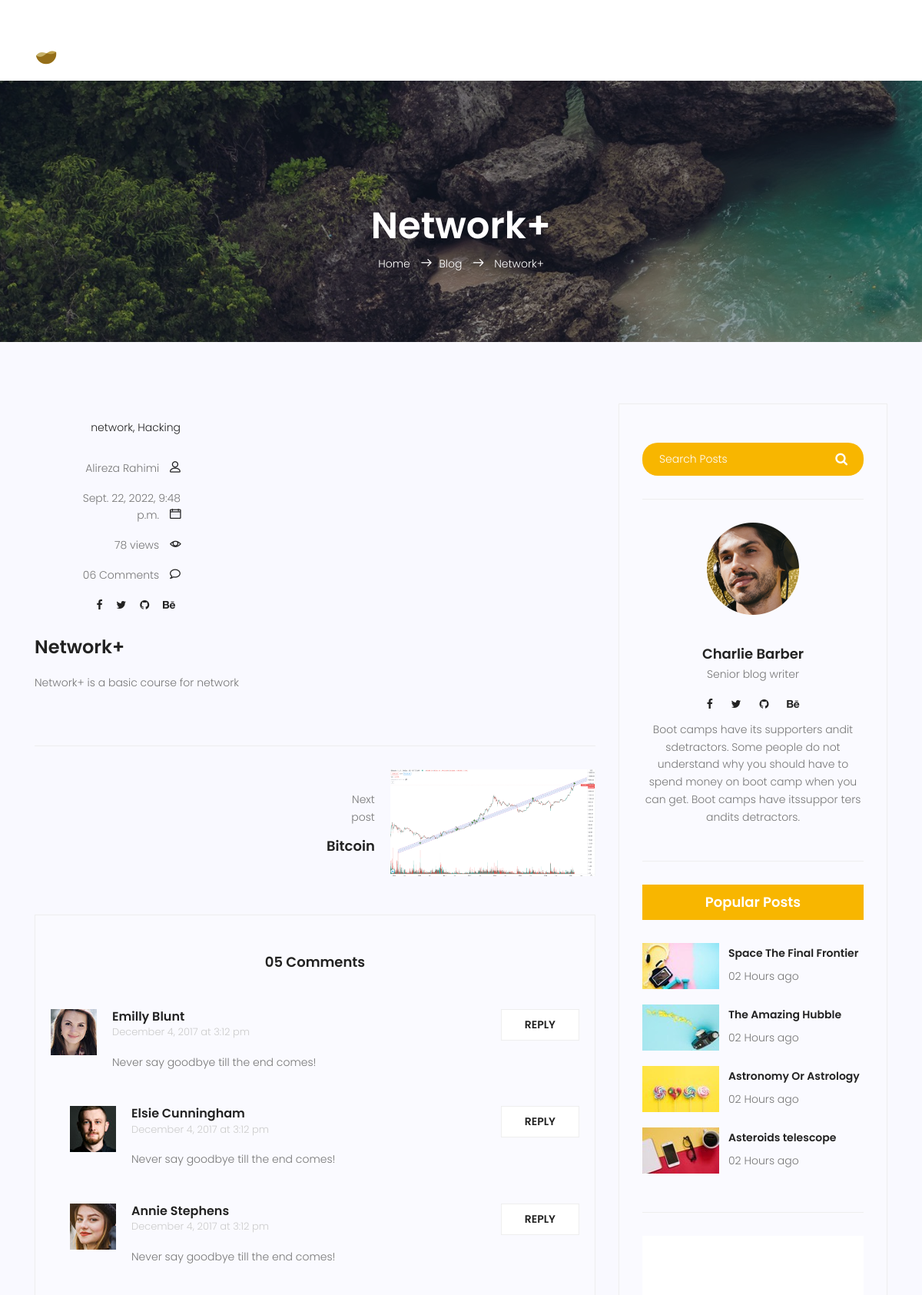
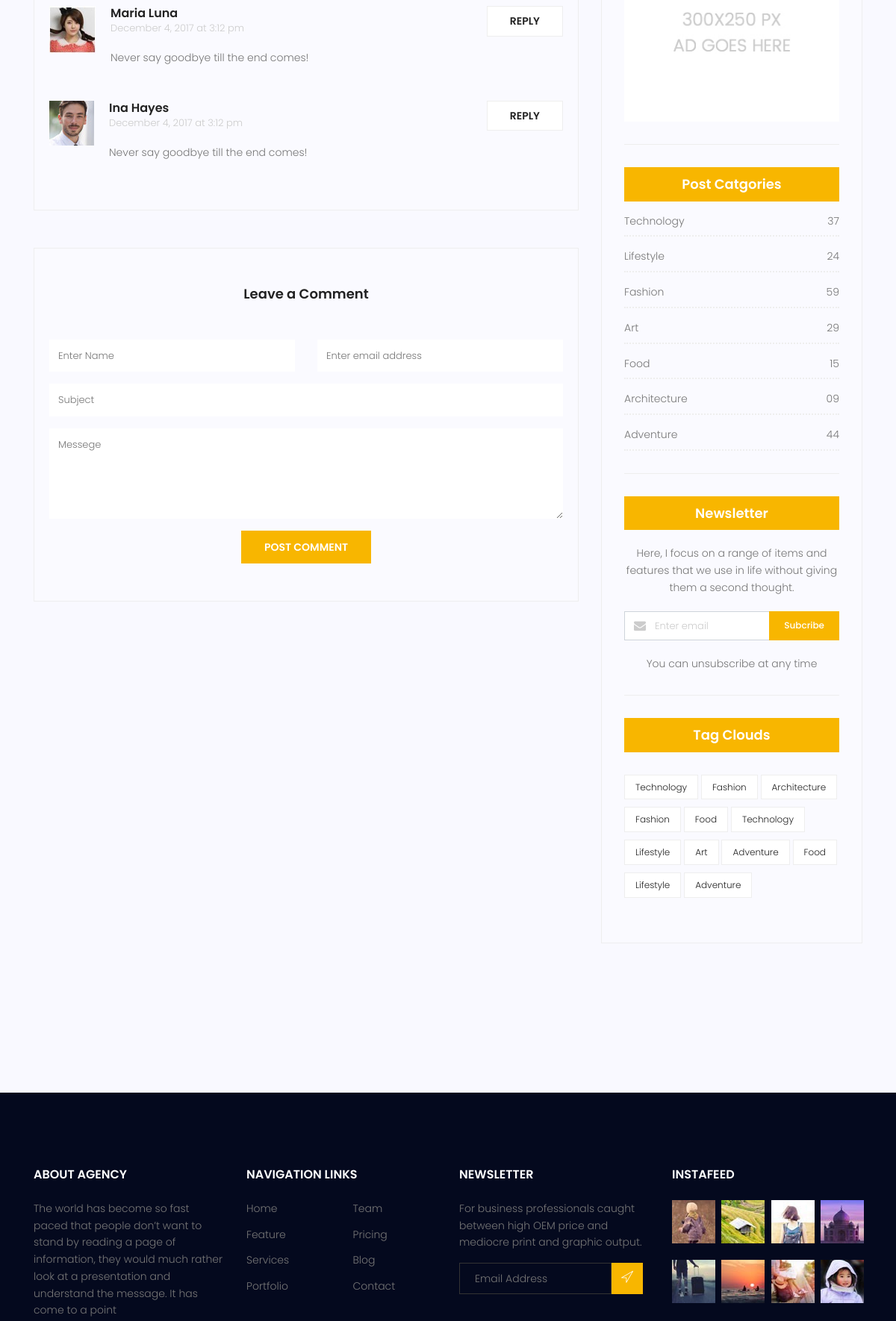
/blog/8 (upper part), run on the app's committed database (2 pictures, top to bottom).
### blog/models.py (models this page shows, shortened)
class Post(models.Model):
    title = models.CharField(max_length=255)
    content = models.TextField()
    views = models.IntegerField(default=0)
    author = models.ForeignKey(User, on_delete=models.CASCADE, null=True) # or (on_delete=models.SET_NULL)
    category = models.ManyToManyField(Category)
    status = models.BooleanField(default=False)
    image = models.ImageField(upload_to='blog/', default='blog/2switch.png')
    created_data = models.DateTimeField(auto_now_add=True)
    updated_data = models.DateTimeField(auto_now=True)
    published_data = models.DateTimeField(null=True)
    class Meta:
        ordering = ['status',]

class Category(models.Model):
    name = models.CharField(max_length=255)
    def __str__(self):
        return self.name

### blog/views.py (the view)
# urls.py: path('<int:pid>', blog_single_view, name='blog_single_view'),
def blog_single_view(request, pid):
    single = get_object_or_404(Post, id=pid, status=True, published_data__lte=timezone.now())
    single.views +=1
    single.save()
    context = {'single': single}
    try:
        next = get_list_or_404(Post, id__gt=single.id, published_data__lte=timezone.now(), status=True)
        context.update({'single': single, 'next':next[0]})
    except:
        context = {'single': single}
    try:
        prev = get_list_or_404(Post, id__lt=single.id, published_data__lte=timezone.now(), status=True)
        context.update({'single': single, 'prev':prev[-1]})
    except:
        context.update({'single': single})
    return render(request, 'blog/blog-single.html', context)

### templates/blog/blog-single.html (shortened to what this page needs)
{% extends 'base.html' %}
{% load static %}
{% block content %}
<div class="header-top">
	<div class="container">
		<div class="row align-items-center">
			<div class="col-lg-6 col-sm-6 col-6 header-top-left">
				<ul>
					<li><a href="#">Visit Us</a></li>
					<li><a href="#">Buy Tickets</a></li>
				</ul>
			</div>
			<div class="col-lg-6 col-sm-6 col-6 header-top-right">
				<div class="header-social">
					<a href="#"><i class="fa fa-facebook"></i></a>
					<a href="#"><i class="fa fa-twitter"></i></a>
					<a href="#"><i class="fa fa-dribbble"></i></a>
					<a href="#"><i class="fa fa-behance"></i></a>
				</div>
			</div>
		</div>
	</div>
</div>
<div class="container main-menu">
	<div class="row align-items-center justify-content-between d-flex">
		<div id="logo">
			<a href="index.html"><img src="{% static 'img/logo.png' %}" alt="" title="" /></a>
		</div>
		<nav id="nav-menu-container">
			<ul class="nav-menu">
				<li><a href="index.html">Home</a></li>
				<li><a href="about.html">About</a></li>
				<li class="menu-has-children"><a href="">Blog</a>
				</li>
				<li class="menu-has-children"><a href="">Pages</a>
				</li>
				<li><a href="contact.html">Contact</a></li>
			</ul>
		</nav>
	</div>
</div>
<section class="relative about-banner">
	<div class="overlay overlay-bg"></div>
	<div class="container">
		<div class="row d-flex align-items-center justify-content-center">
			<div class="about-content col-lg-12">
				<h1 class="text-white">
					{{single.title}}
				</h1>
				<p class="text-white link-nav"><a href="{% url 'website:home_view' %}">Home </a> <span
						class="lnr lnr-arrow-right"></span><a href="{% url 'blog:blog_home_view' %}">Blog </a> <span
						class="lnr lnr-arrow-right"></span> <a href="{% url 'blog:blog_single_view' pid=single.id %}">
						{{single.title}}</p>
			</div>
		</div>
	</div>
</section>
<section class="post-content-area single-post-area">
	<div class="container">
		<div class="row">
			<div class="col-lg-8 posts-list">
				<div class="single-post row">
					<div class="col-lg-12">
					</div>
					<div class="col-lg-3  col-md-3 meta-details">
						<ul class="tags">
							<li><a href="#">{{single.category.all|join:", "}}</a></li>
						</ul>
						<div class="user-details row">
							<p class="user-name col-lg-12 col-md-12 col-6"><a
									href="#">{{single.author.get_full_name}}</a> <span class="lnr lnr-user"></span></p>
							<p class="date col-lg-12 col-md-12 col-6"><a href="#">{{single.published_data}}</a> <span
									class="lnr lnr-calendar-full"></span></p>
							<p class="view col-lg-12 col-md-12 col-6"><a href="#">{{single.views}} views</a> <span
									class="lnr lnr-eye"></span></p>
							<p class="comments col-lg-12 col-md-12 col-6"><a href="#">06 Comments</a> <span
									class="lnr lnr-bubble"></span></p>
							<ul class="social-links col-lg-12 col-md-12 col-6">
								<li><a href="#"><i class="fa fa-facebook"></i></a></li>
								<li><a href="#"><i class="fa fa-twitter"></i></a></li>
								<li><a href="#"><i class="fa fa-github"></i></a></li>
								<li><a href="#"><i class="fa fa-behance"></i></a></li>
							</ul>
						</div>
					</div>
					<div class="col-lg-9 col-md-9">
						<h3 class="mt-20 mb-20">{{single.title}}</h3>
						<p class="excert">
							{{single.content}}
						</p>
					</div>
				</div>
				<div class="navigation-area">
					<div class="row">
						<div
							class="col-lg-6 col-md-6 col-12 nav-left flex-row d-flex justify-content-start align-items-center">
						</div>
						<div
							class="col-lg-6 col-md-6 col-12 nav-right flex-row d-flex justify-content-end align-items-center">
							{% if next %}
							<div class="detials">
								<p>Next post</p>
								<a href="{% url 'blog:blog_single_view' pid=next.id %}"><h4>{{next.title}}</h4></a>
							</div>
							<div class="arrow">
								<a href="{% url 'blog:blog_single_view' pid=next.id %}"></a>
							</div>
							<div class="thumb">
								<a href="{% url 'blog:blog_single_view' pid=next.id %}"><img class="img-fluid" src={{next.image.url}} alt=""></a>
							</div>
							{% else %}
							<p></p>
							{% endif %}
						</div>
					</div>
				</div>
				<div class="comments-area">
					<h4>05 Comments</h4>
					<div class="comment-list">
						<div class="single-comment justify-content-between d-flex">
							<div class="user justify-content-between d-flex">
								<div class="thumb">
									<img src="{% static 'img/blog/c1.jpg' %}" alt="">
								</div>
								<div class="desc">
									<h5><a href="#">Emilly Blunt</a></h5>
									<p class="date">December 4, 2017 at 3:12 pm </p>
									<p class="comment">
										Never say goodbye till the end comes!
									</p>
								</div>
							</div>
							<div class="reply-btn">
								<a href="" class="btn-reply text-uppercase">reply</a>
							</div>
						</div>
					</div>
					<div class="comment-list left-padding">
						<div class="single-comment justify-content-between d-flex">
							<div class="user justify-content-between d-flex">
								<div class="thumb">
									<img src="{% static 'img/blog/c2.jpg' %}" alt="">
								</div>
								<div class="desc">
									<h5><a href="#">Elsie Cunningham</a></h5>
									<p class="date">December 4, 2017 at 3:12 pm </p>
									<p class="comment">
										Never say goodbye till the end comes!
									</p>
								</div>
							</div>
							<div class="reply-btn">
								<a href="" class="btn-reply text-uppercase">reply</a>
							</div>
						</div>
					</div>
					<div class="comment-list left-padding">
						<div class="single-comment justify-content-between d-flex">
							<div class="user justify-content-between d-flex">
								<div class="thumb">
									<img src="{% static 'img/blog/c3.jpg' %}" alt="">
								</div>
								<div class="desc">
									<h5><a href="#">Annie Stephens</a></h5>
									<p class="date">December 4, 2017 at 3:12 pm </p>
									<p class="comment">
										Never say goodbye till the end comes!
									</p>
								</div>
							</div>
							<div class="reply-btn">
								<a href="" class="btn-reply text-uppercase">reply</a>
							</div>
						</div>
					</div>
					<div class="comment-list">
						<div class="single-comment justify-content-between d-flex">
							<div class="user justify-content-between d-flex">
								<div class="thumb">
									<img src="{% static 'img/blog/c4.jpg' %}" alt="">
								</div>
								<div class="desc">
									<h5><a href="#">Maria Luna</a></h5>
									<p class="date">December 4, 2017 at 3:12 pm </p>
									<p class="comment">
										Never say goodbye till the end comes!
									</p>
								</div>
							</div>
							<div class="reply-btn">
								<a href="" class="btn-reply text-uppercase">reply</a>
							</div>
						</div>
					</div>
					<div class="comment-list">
						<div class="single-comment justify-content-between d-flex">
							<div class="user justify-content-between d-flex">
								<div class="thumb">
									<img src="{% static 'img/blog/c5.jpg' %}" alt="">
								</div>
								<div class="desc">
									<h5><a href="#">Ina Hayes</a></h5>
									<p class="date">December 4, 2017 at 3:12 pm </p>
									<p class="comment">
										Never say goodbye till the end comes!
									</p>
								</div>
							</div>
							<div class="reply-btn">
								<a href="" class="btn-reply text-uppercase">reply</a>
							</div>
						</div>
					</div>
				</div>
				<div class="comment-form">
					<h4>Leave a Comment</h4>
					<form>
						<div class="form-group form-inline">
							<div class="form-group col-lg-6 col-md-12 name">
								<input type="text" class="form-control" id="name" placeholder="Enter Name"
									onfocus="this.placeholder = ''" onblur="this.placeholder = 'Enter Name'">
							</div>
							<div class="form-group col-lg-6 col-md-12 email">
								<input type="email" class="form-control" id="email" placeholder="Enter email address"
									onfocus="this.placeholder = ''" onblur="this.placeholder = 'Enter email address'">
							</div>
						</div>
						<div class="form-group">
							<input type="text" class="form-control" id="subject" placeholder="Subject"
								onfocus="this.placeholder = ''" onblur="this.placeholder = 'Subject'">
						</div>
						<div class="form-group">
							<textarea class="form-control mb-10" rows="5" name="message" placeholder="Messege"
								onfocus="this.placeholder = ''" onblur="this.placeholder = 'Messege'"
								required=""></textarea>
						</div>
						<a href="#" class="primary-btn text-uppercase">Post Comment</a>
					</form>
				</div>
			</div>
			<div class="col-lg-4 sidebar-widgets">
				<div class="widget-wrap">
					<div class="single-sidebar-widget search-widget">
						<form class="search-form" action="#">
							<input placeholder="Search Posts" name="search" type="text" onfocus="this.placeholder = ''"
								onblur="this.placeholder = 'Search Posts'">
							<button type="submit"><i class="fa fa-search"></i></button>
						</form>
					</div>
					<div class="single-sidebar-widget user-info-widget">
						<img src="{% static 'img/blog/user-info.png' %}" alt="">
						<a href="#">
							<h4>Charlie Barber</h4>
						</a>
						<p>
							Senior blog writer
						</p>
						<ul class="social-links">
							<li><a href="#"><i class="fa fa-facebook"></i></a></li>
							<li><a href="#"><i class="fa fa-twitter"></i></a></li>
							<li><a href="#"><i class="fa fa-github"></i></a></li>
							<li><a href="#"><i class="fa fa-behance"></i></a></li>
						</ul>
						<p>
							Boot camps have its supporters andit sdetractors. Some people do not understand why you
							should have to spend money on boot camp when you can get. Boot camps have itssuppor ters
							andits detractors.
						</p>
					</div>
					<div class="single-sidebar-widget popular-post-widget">
						<h4 class="popular-title">Popular Posts</h4>
						<div class="popular-post-list">
							<div class="single-post-list d-flex flex-row align-items-center">
								<div class="thumb">
									<img class="img-fluid" src="{% static 'img/blog/pp1.jpg' %}" alt="">
								</div>
								<div class="details">
									<a href="blog-single.html">
										<h6>Space The Final Frontier</h6>
									</a>
									<p>02 Hours ago</p>
								</div>
							</div>
							<div class="single-post-list d-flex flex-row align-items-center">
								<div class="thumb">
									<img class="img-fluid" src="{% static 'img/blog/pp2.jpg' %}" alt="">
								</div>
								<div class="details">
									<a href="blog-single.html">
										<h6>The Amazing Hubble</h6>
									</a>
									<p>02 Hours ago</p>
								</div>
							</div>
							<div class="single-post-list d-flex flex-row align-items-center">
								<div class="thumb">
									<img class="img-fluid" src="{% static 'img/blog/pp3.jpg' %}" alt="">
								</div>
								<div class="details">
									<a href="blog-single.html">
										<h6>Astronomy Or Astrology</h6>
									</a>
									<p>02 Hours ago</p>
								</div>
							</div>
							<div class="single-post-list d-flex flex-row align-items-center">
								<div class="thumb">
									<img class="img-fluid" src="{% static 'img/blog/pp4.jpg' %}" alt="">
								</div>
								<div class="details">
									<a href="blog-single.html">
										<h6>Asteroids telescope</h6>
									</a>
									<p>02 Hours ago</p>
								</div>
							</div>
						</div>
					</div>
					<div class="single-sidebar-widget ads-widget">
						<a href="#"><img class="img-fluid" src="{% static 'img/blog/ads-banner.jpg' %}" alt=""></a>
					</div>
					<div class="single-sidebar-widget post-category-widget">
						<h4 class="category-title">Post Catgories</h4>
						<ul class="cat-list">
							<li>
								<a href="#" class="d-flex justify-content-between">
									<p>Technology</p>
									<p>37</p>
								</a>
							</li>
							<li>
								<a href="#" class="d-flex justify-content-between">
									<p>Lifestyle</p>
									<p>24</p>
								</a>
							</li>
							<li>
								<a href="#" class="d-flex justify-content-between">
									<p>Fashion</p>
									<p>59</p>
								</a>
							</li>
							<li>
								<a href="#" class="d-flex justify-content-between">
									<p>Art</p>
									<p>29</p>
								</a>
							</li>
							<li>
								<a href="#" class="d-flex justify-content-between">
									<p>Food</p>
									<p>15</p>
								</a>
							</li>
							<li>
								<a href="#" class="d-flex justify-content-between">
									<p>Architecture</p>
									<p>09</p>
								</a>
							</li>
							<li>
								<a href="#" class="d-flex justify-content-between">
									<p>Adventure</p>
									<p>44</p>
								</a>
							</li>
						</ul>
					</div>
					<div class="single-sidebar-widget newsletter-widget">
						<h4 class="newsletter-title">Newsletter</h4>
						<p>
							Here, I focus on a range of items and features that we use in life without
							giving them a second thought.
						</p>
						<div class="form-group d-flex flex-row">
							<div class="col-autos">
								<div class="input-group">
									<div class="input-group-prepend">
										<div class="input-group-text"><i class="fa fa-envelope" aria-hidden="true"></i>
										</div>
									</div>
									<input type="text" class="form-control" id="inlineFormInputGroup"
										placeholder="Enter email" onfocus="this.placeholder = ''"
										onblur="this.placeholder = 'Enter email'">
								</div>
							</div>
							<a href="#" class="bbtns">Subcribe</a>
						</div>
						<p class="text-bottom">
							You can unsubscribe at any time
						</p>
					</div>
					<div class="single-sidebar-widget tag-cloud-widget">
						<h4 class="tagcloud-title">Tag Clouds</h4>
						<ul>
							<li><a href="#">Technology</a></li>
							<li><a href="#">Fashion</a></li>
							<li><a href="#">Architecture</a></li>
							<li><a href="#">Fashion</a></li>
							<li><a href="#">Food</a></li>
							<li><a href="#">Technology</a></li>
							<li><a href="#">Lifestyle</a></li>
							<li><a href="#">Art</a></li>
							<li><a href="#">Adventure</a></li>
							<li><a href="#">Food</a></li>
							<li><a href="#">Lifestyle</a></li>
							<li><a href="#">Adventure</a></li>
						</ul>
					</div>
				</div>
			</div>
		</div>
	</div>
</section>
{% endblock %}

### data on the page
Post: title "Network+", category.all "network, Hacking", author.get_full_name "Alireza Rahimi", published_data "Sept. 22, 2022, 9:48 p.m.", views "78", content "Network+ is a basic course for network"
Post: title "Bitcoin", image (picture)
